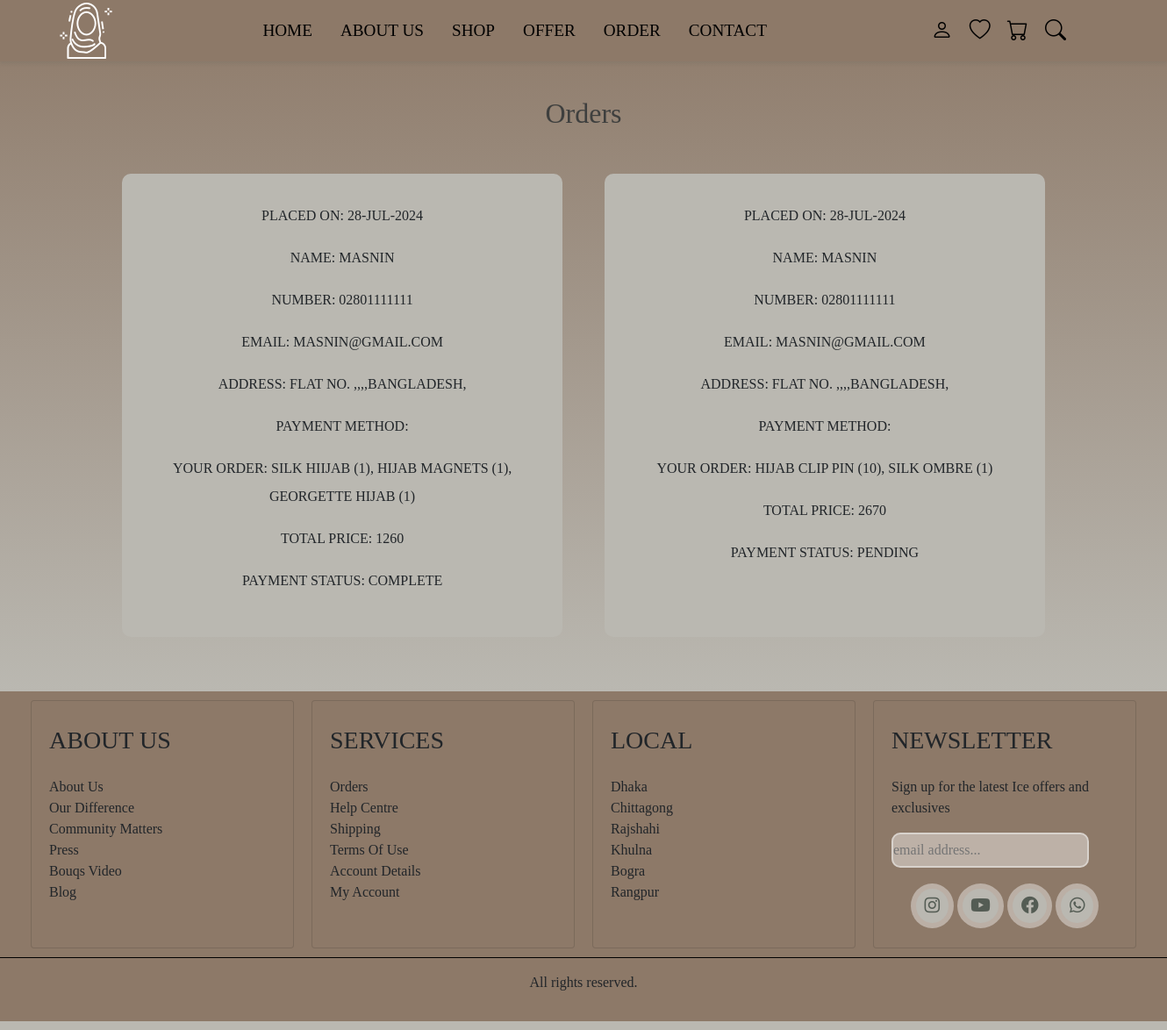
Screenshot of /order.php (signed in) with the database file from the repository.
### tables this page shows
CREATE TABLE `orders` (
  `id` int(255) NOT NULL,
  `user_id` int(255) NOT NULL,
  `name` varchar(255) NOT NULL,
  `number` varchar(255) NOT NULL,
  `email` varchar(255) NOT NULL,
  `method` varchar(255) NOT NULL,
  `address` varchar(255) NOT NULL,
  `total_products` varchar(255) NOT NULL,
  `total_price` varchar(255) NOT NULL,
  `placed_on` varchar(255) NOT NULL,
  `payment_status` varchar(255) NOT NULL DEFAULT 'pending'
);

### order.php (the view, shortened to what this page needs)
<?php
include 'connection.php';
$user_id = $_SESSION['user_id'];
?>
<!DOCTYPE htmL>
<html lang='en'>
<head>
     <link  rel="stylesheet" href="https://stackpath.bootstrapcdn.com/bootstrap/4.5.2/css/bootstrap.min.css">
     <link rel='stylesheet' href='https://cdn.jsdelivr.net/npm/bootstrap-icons@1.9.1/font/bootstrap-icons.css'>
     <link rel='stylesheet' type='text/css' href='main.css'>
</head>
<body>
<?php include 'header.php';?>
    <div style="background: linear-gradient(to bottom, #8d7968, #bab8b1); margin-top:-10px; padding:20px; margin-bottom:0px">
        <h1 style="font-size: 32px; color: #3e3f3e; text-align: center; font-weight:400; margin-top:100px">Orders</h1>
    <div class='order-section'>
        <div class='box-container'>
            <?php
            $select_orders = mysqli_query($conn, "SELECT * FROM `orders` where user_id='$user_id'")
                or die('query failed');
            if (mysqli_num_rows($select_orders) > 0) {
                while ($fetch_orders = mysqli_fetch_assoc($select_orders)) {
                    ?>
                    <div class='box'>
                        <p>placed on: <span>
                                <?php echo $fetch_orders['placed_on'];
                                ?>
                            </span></p>
                        <p>name: <span>
                                <?php echo $fetch_orders['name'];
                                ?>
                            </span></p>
                        <p>number: <span>
                                <?php echo $fetch_orders['number'];
                                ?>
                            </span></p>
                        <p>email: <span>
                                <?php echo $fetch_orders['email'] ?>
                            </span></p>
                        <p>address: <span>
                                <?php echo $fetch_orders['address'];
                                ?>
                            </span></p>
                        <p>payment method: </p>
                        <p>your order: <span>
                                <?php echo $fetch_orders['total_products'];
                                ?>
                            </span></p>
                        <p>total price: <span>
                                <?php echo $fetch_orders['total_price'];
                                ?>
                            </span></p>
                        <p>payment status: <span>
                                <?php echo $fetch_orders['payment_status'];
                                ?>
                            </span></p>
                    </div>
                    <?php
                }
            } else {
                echo '
<div class="empty">
<p>no products added yet!</p>
</div>
';
            }
            ?>
        </div>
    </div>
    </div>
    <?php include 'footer.php' ;?>
</body>
</html>

### main.css (style rules this page uses)
* { margin: 0; padding: 0; box-sizing: border-box; font-family: 'Garamond'; }
:root { --box-shadow: 0px 0px 0px 6px rgb(255 255 255/40%); background: #bab8b1; }
.box-container { padding: 2% 8%; display: grid; grid-template-columns: repeat(auto-fit, minmax(18rem, 1fr)); column-gap: 1rem; row-gap: 2rem; }
.box-container .box, .popular-brands-content .card { background: #bab8b1; box-shadow: var(--box-shadow2); padding: 2rem; margin: 1rem; text-align: center; border-radius: 10px; line-height: 2; text-transform: uppercase; position: relative; transition: background-color 0.3s, box-shadow 0.3s; }

### rows the page displays
orders: placed_on "28-JUL-2024", name "MASNIN", number "02801111111", email "MASNIN@GMAIL.COM", address "FLAT NO. ,,,,BANGLADESH,", total_products "SILK HIIJAB (1), HIJAB MAGNETS (1), GEORGETTE HIJAB (1)", total_price "1260", payment_status "COMPLETE"
orders: placed_on "28-JUL-2024", name "MASNIN", number "02801111111", email "MASNIN@GMAIL.COM", address "FLAT NO. ,,,,BANGLADESH,", total_products "HIJAB CLIP PIN (10), SILK OMBRE (1)", total_price "2670", payment_status "PENDING"
